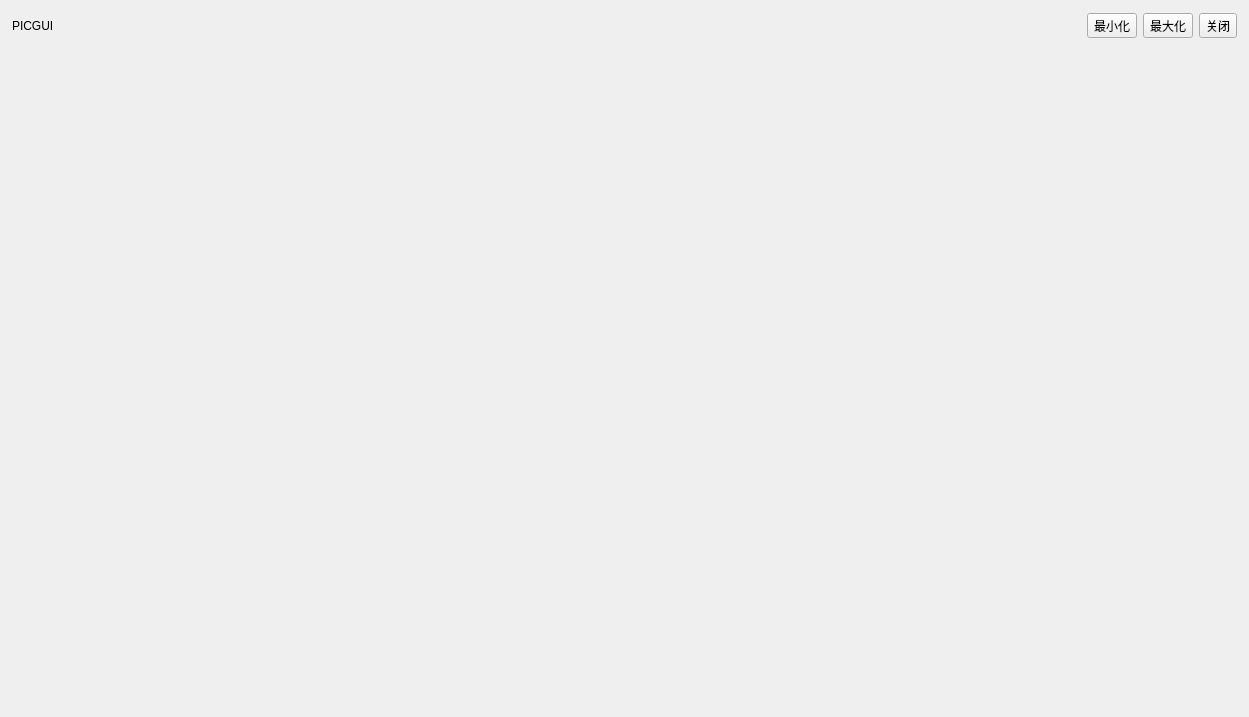
<?xml version="1.0" encoding="UTF-8"?>
<ui version="4.0">
 <class>Window</class>
 <widget class="QWidget" name="Window">
  <property name="geometry">
   <rect>
    <x>0</x>
    <y>0</y>
    <width>1249</width>
    <height>717</height>
   </rect>
  </property>
  <property name="windowTitle">
   <string>Form</string>
  </property>
  <layout class="QVBoxLayout" name="verticalLayout_2">
   <item>
    <widget class="TitleBar" name="titleBar" native="true">
     <property name="minimumSize">
      <size>
       <width>0</width>
       <height>30</height>
      </size>
     </property>
     <property name="maximumSize">
      <size>
       <width>16777215</width>
       <height>30</height>
      </size>
     </property>
     <layout class="QHBoxLayout" name="horizontalLayout">
      <property name="leftMargin">
       <number>1</number>
      </property>
      <property name="topMargin">
       <number>1</number>
      </property>
      <property name="rightMargin">
       <number>1</number>
      </property>
      <property name="bottomMargin">
       <number>1</number>
      </property>
      <item>
       <widget class="QLabel" name="labelTitle">
        <property name="text">
         <string>PICGUI</string>
        </property>
       </widget>
      </item>
      <item>
       <widget class="QWidget" name="ToolbarWidget" native="true">
        <property name="minimumSize">
         <size>
          <width>100</width>
          <height>0</height>
         </size>
        </property>
        <layout class="QHBoxLayout" name="horizontalLayout_2">
         <property name="spacing">
          <number>0</number>
         </property>
         <property name="leftMargin">
          <number>0</number>
         </property>
         <property name="topMargin">
          <number>0</number>
         </property>
         <property name="rightMargin">
          <number>0</number>
         </property>
         <property name="bottomMargin">
          <number>0</number>
         </property>
        </layout>
       </widget>
      </item>
      <item>
       <spacer name="horizontalSpacer">
        <property name="orientation">
         <enum>Qt::Horizontal</enum>
        </property>
        <property name="sizeHint" stdset="0">
         <size>
          <width>40</width>
          <height>20</height>
         </size>
        </property>
       </spacer>
      </item>
      <item>
       <widget class="QToolButton" name="btMini">
        <property name="text">
         <string>最小化</string>
        </property>
       </widget>
      </item>
      <item>
       <widget class="QToolButton" name="btMaxShow">
        <property name="text">
         <string>最大化</string>
        </property>
       </widget>
      </item>
      <item>
       <widget class="QToolButton" name="btClose">
        <property name="text">
         <string>关闭</string>
        </property>
       </widget>
      </item>
     </layout>
    </widget>
   </item>
   <item>
    <widget class="QWidget" name="centerWidget" native="true">
     <layout class="QVBoxLayout" name="verticalLayout">
      <property name="spacing">
       <number>0</number>
      </property>
      <property name="topMargin">
       <number>0</number>
      </property>
      <property name="rightMargin">
       <number>0</number>
      </property>
      <property name="bottomMargin">
       <number>0</number>
      </property>
     </layout>
    </widget>
   </item>
  </layout>
 </widget>
 <customwidgets>
  <customwidget>
   <class>TitleBar</class>
   <extends>QWidget</extends>
   <header>MainWindowDef.h</header>
   <container>1</container>
  </customwidget>
 </customwidgets>
 <resources/>
 <connections/>
</ui>
